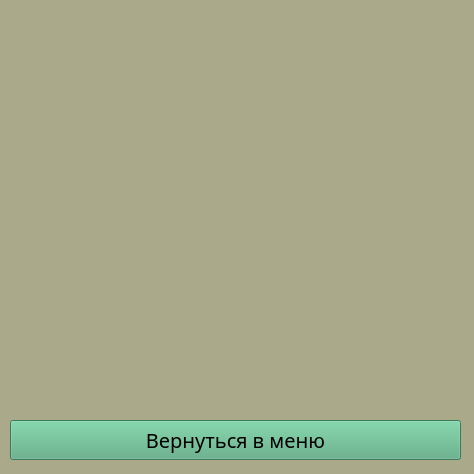
<?xml version="1.0" encoding="UTF-8"?>
<ui version="4.0">
	<class>cityitem</class>
	<widget class="QWidget" name="cityitem">
		<property name="geometry">
			<rect>
				<x>0</x>
				<y>0</y>
				<width>474</width>
				<height>474</height>
			</rect>
		</property>
		<property name="windowTitle">
			<string>Form</string>
		</property>
		<property name="styleSheet">
			<string notr="true">background-color: rgb(170, 170, 139);</string>
		</property>
		<widget class="QPushButton" name="back">
			<property name="geometry">
				<rect>
					<x>10</x>
					<y>420</y>
					<width>451</width>
					<height>40</height>
				</rect>
			</property>
			<property name="font">
				<font>
					<family>Cascadia Mono</family>
					<pointsize>15</pointsize>
				</font>
			</property>
			<property name="styleSheet">
				<string notr="true">background-color: rgb(85, 170, 127);</string>
			</property>
			<property name="text">
				<string>Вернуться в меню</string>
			</property>
		</widget>
	</widget>
	<resources/>
	<connections/>
</ui>
